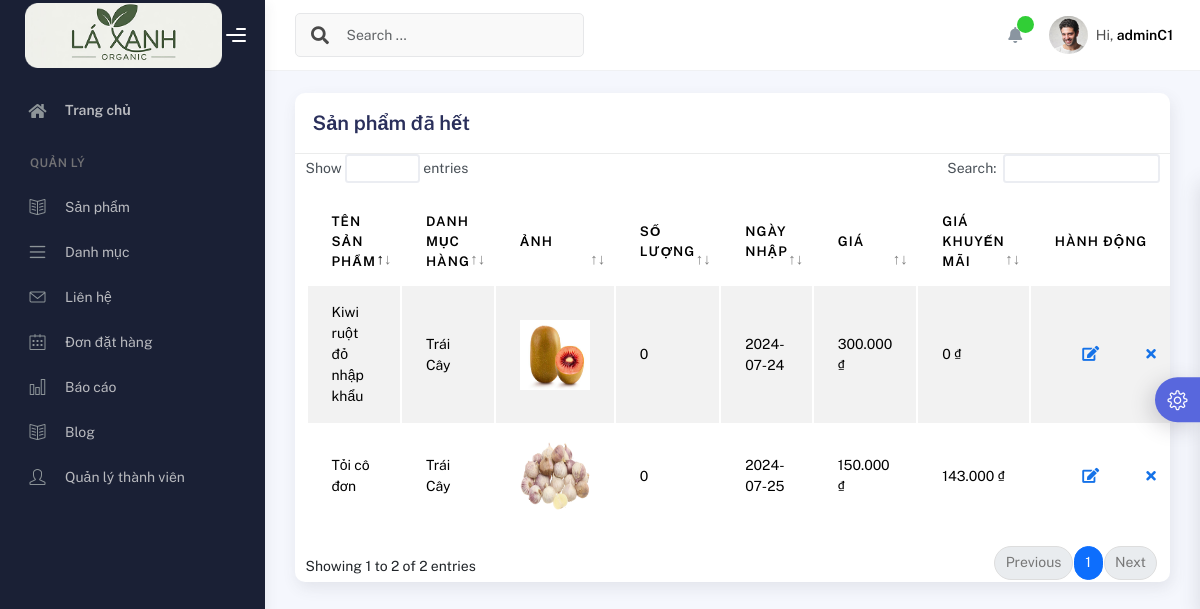
Page /Admin/Report.php (signed in) on the committed database.
### tables this page shows
CREATE TABLE `user_admin` (
  `id` int(50) NOT NULL,
  `username` varchar(50) NOT NULL,
  `password` varchar(60) NOT NULL,
  `email` varchar(50) NOT NULL,
  `phone` int(11) NOT NULL,
  `role` varchar(20) NOT NULL
);

CREATE TABLE `product` (
  `id_pro` int(11) NOT NULL,
  `name_pro` varchar(50) NOT NULL,
  `category` varchar(20) NOT NULL,
  `image` varchar(100) NOT NULL,
  `quantity` float NOT NULL,
  `date` date NOT NULL,
  `price` int(10) NOT NULL,
  `price_sale` int(11) DEFAULT NULL,
  `description` varchar(5000) DEFAULT NULL
);

### Admin/control.php (called while the page is built, shortened)
<?php
    include("connect.php");
    class data_user{
    public function select_admin($user)
    {
        global $conn;
        $sql = "SELECT * FROM `user_admin` WHERE username='$user'";
        $run = mysqli_query($conn, $sql);
        return $run;
    }
    }
class data
{
    public function select_product()
    {
        global $conn;
        $sql = "select * from product";
        $run = mysqli_query($conn, $sql);
        return $run;
    }
}
?>

### Admin/Report.php (the view, shortened to what this page needs)
<?php
include ("control.php");
$get_data = new data(); $get_user = new data_user();
 ?>
<!DOCTYPE html>
<html lang="en">
<head>
  <link rel="stylesheet" href="assets/css/bootstrap.min.css" />
    <link rel="stylesheet" href="assets/css/plugins.min.css" />
    <link rel="stylesheet" href="assets/css/kaiadmin.min.css" />
    <link rel="stylesheet" href="assets/css/demo.css" />
</head>
<body>
    <div class="wrapper">
        <div class="sidebar" data-background-color="dark">
            <div class="sidebar-logo">
                <div class="logo-header" data-background-color="dark">
                    <a href="index.php" class="logo">
                        <img src="assets/img/kaiadmin/logo1.png" alt="navbar brand" class="navbar-brand"
                            height="20" />
                    </a>
                    <div class="nav-toggle">
                        <button class="btn btn-toggle toggle-sidebar">
                            <i class="gg-menu-right"></i>
                        </button>
                    </div>
                </div>
            </div>
            <div class="sidebar-wrapper scrollbar scrollbar-inner">
                <div class="sidebar-content">
                    <ul class="nav nav-secondary">
                        <li class="nav-item">
                            <a href="index.php" class="collapsed" aria-expanded="false">
                                <i class="fas fa-home"></i>
                                <p>Trang chủ</p>
                            </a>
                        </li>
                        <li class="nav-section">
                            <h4 class="text-section">Quản lý</h4>
                        </li>
                        <li class="nav-item">
                            <a href="Product.php">
                                <i class="icon-book-open"></i>
                                <span class="sub-item">Sản phẩm</span>
                            </a>
                        </li>
                        <li class="nav-item">
                            <a href="Category.php">
                                <i class="icon-menu"></i>
                                <span class="sub-item">Danh mục</span>
                            </a>
                        </li>
                        <li class="nav-item">
                            <a href="Contact.php">
                                <i class="icon-envelope"></i>
                                <span class="sub-item">Liên hệ</span>
                            </a>
                        </li>
                        <li class="nav-item">
                            <a href="Order.php">
                                <i class="icon-calendar"></i>
                                <span class="sub-item">Đơn đặt hàng</span>
                            </a>
                        </li>
                        <li class="nav-item">
                            <a href="Report.php">
                                <i class="icon-chart"></i>
                                <span class="sub-item">Báo cáo</span>
                            </a>
                        </li>
                        <li class="nav-item">
                            <a href="Blog.php">
                                <i class="icon-book-open"></i>
                                <span class="sub-item">Blog</span>
                            </a>
                        </li>
                        <li class="nav-item">
                            <a href="User.php">
                                <i class="icon-user"></i>
                                <span class="sub-item">Quản lý thành viên</span>
                            </a>
                        </li>
                    </ul>
                </div>
            </div>
        </div>
        <div class="main-panel">
            <div class="main-header">
                <nav class="navbar navbar-header navbar-header-transparent navbar-expand-lg border-bottom">
                    <div class="container-fluid">
                        <nav
                            class="navbar navbar-header-left navbar-expand-lg navbar-form nav-search p-0 d-none d-lg-flex">
                            <div class="input-group">
                                <div class="input-group-prepend">
                                    <button type="submit" class="btn btn-search pe-1">
                                        <i class="fa fa-search search-icon"></i>
                                    </button>
                                </div>
                                <input type="text" placeholder="Search ..." class="form-control" />
                            </div>
                        </nav>
                        <ul class="navbar-nav topbar-nav ms-md-auto align-items-center">
                            <li class="nav-item topbar-icon dropdown hidden-caret">
                                <a class="nav-link dropdown-toggle" href="#" id="notifDropdown" role="button"
                                    data-bs-toggle="dropdown" aria-haspopup="true" aria-expanded="false">
                                    <i class="fa fa-bell"></i>
                                    <span class="notification"></span>
                                </a>
                            </li>
                            <li class="nav-item topbar-user dropdown hidden-caret">
                                <?php if (isset($_SESSION['user'])) {
                    $select_admin = $get_user->select_admin($_SESSION['user']);
                    foreach ($select_admin as $se) { ?>
                                <a class="dropdown-toggle profile-pic" data-bs-toggle="dropdown" href="#"
                                    aria-expanded="false">
                                    <div class="avatar-sm">
                                        <img src="assets/img/profile.jpg" alt="..." class="avatar-img rounded-circle" />
                                    </div>
                                    <span class="profile-username">
                                        <span class="op-7">Hi,</span>
                                        <span class="fw-bold"><?php echo $se['username'] ?></span>
                                    </span>
                                </a>
                                <?php }
                  }else{
                    ?>
                                <span class="fw-bold"><a href="login.php">Đăng nhập</a></span>
                                <?php } ?>
                            </li>
                        </ul>
                    </div>
                </nav>
            </div>
            <div class="container">
                <div class="page-inner">
                    <div class="row">
                        <div class="col-md-12">
                            <div class="card">
                                <div class="card-header">
                                    <div class="d-flex align-items-center">
                                        <h4 class="card-title">Sản phẩm đã hết</h4>
                                    </div>
                                </div>
                                <div class="table-responsive">
                                    <table id="add-row" class="display table table-striped table-hover">
                                        <thead>
                                            <tr>
                                                <th>Tên sản phẩm</th>
                                                <th>Danh mục hàng</th>
                                                <th>Ảnh</th>
                                                <th>Số lượng</th>
                                                <th>Ngày nhập</th>
                                                <th>Giá</th>
                                                <th>Giá khuyến mãi</th>
                                                <th style="width: 10%">Hành động</th>
                                            </tr>
                                        </thead>
                                        <tbody>
                                            <?php
                          $select_pro =$get_data->select_product() ;
                          foreach ($select_pro as $se_pro) {
                            if ($se_pro['quantity'] <= 0) {
                              ?>
                                            <tr>
                                                <td><?php echo $se_pro['name_pro'] ?></td>
                                                <td><?php echo $se_pro['category'] ?></td>
                                                <td><img width="70px" height="70px"
                                                        src="upload/<?php echo $se_pro['image'] ?>"
                                                        alt="<?php echo $se_pro['name_pro'] ?>"></td>
                                                <td><?php echo $se_pro['quantity'] ?></td>
                                                <td><?php echo $se_pro['date'] ?></td>
                                                <td><?php $price = $se_pro['price'];
                            $formatted_price = number_format($price, 0, ',', '.');
                            echo $formatted_price . ' ₫'; ?></td>
                                                <td><?php $price = $se_pro['price_sale'];
                            $formatted_price = number_format($price, 0, ',', '.');
                            echo $formatted_price . ' ₫'; ?></td>
                                                <td>
                                                    <div class="form-button-action">
                                                        <button type="button" data-bs-toggle="modal"
                                                            data-bs-target="#updateRowModal"
                                                            class="btn btn-link btn-primary btn-lg">
                                                            <a href="updateProduct.php?id_pro=<?php echo $se_pro['id_pro'] ?>"
                                                                class="fa fa-edit"></a>
                                                        </button>
                                                        <button type="button" data-bs-toggle="tooltip" title=""
                                                            class="btn btn-link btn-danger"
                                                            data-original-title="Remove">
                                                            <a href="deleteProduct.php?del=<?php echo $se_pro['id_pro'] ?>"
                                                                onClick="if(confirm('Bạn có chắc chắn muốn xoá')) return true; else return false;"
                                                                class="fa fa-times"></a>
                                                        </button>
                                                    </div>
                                                </td>
                                            </tr>
                                            <?php }
                          } ?>
                                        </tbody>
                                    </table>
                                </div>
                            </div>
                        </div>
                    </div>
                </div>
            </div>
        </div>
    </div>
    <div class="custom-template">
        <div class="custom-toggle">
            <i class="icon-settings"></i>
        </div>
    </div>
</body>
</html>

### Admin/assets/css/demo.css (style rules this page uses)
.custom-template { position: fixed; top: 50%; transform: translateY(-50%); right: -325px; width: 325px; height: max-content; display: block; z-index: 1; background: #ffffff; transition: all .3s; z-index: 1003; box-shadow: -1px 1px 20px rgba(69, 65, 78, 0.15); border-top-left-radius: 5px; border-bottom-left-radius: 5px; transition: all .5s; }
.custom-template .custom-toggle { position: absolute; width: 45px; height: 45px; background: #5867dd; top: 50%; left: -45px; transform: translateY(-50%); display: flex; align-items: center; justify-content: center; text-align: center; border-top-left-radius: 30px; border-bottom-left-radius: 30px; cursor: pointer; color: #ffffff; box-shadow: -5px 5px 20px rgba(69, 65, 78, 0.21); }
.custom-template .custom-toggle i { font-size: 20px; animation: 1.3s spin linear infinite; }

### Admin/Report.php (style rules this page uses)
.sidebar-logo .logo-header .logo img.navbar-brand { height: 65px !important; width: auto; }
.main-header-logo .logo-header .logo img.navbar-brand { height: 30px !important; width: auto; }

### rows in the picture
user_admin: username "adminC1"
product: name_pro "Kiwi ruột đỏ nhập khẩu", category "Trái Cây", image (picture), quantity "0", date "2024-07-24", price "300.000", formatted_price "0"
product: name_pro "Tỏi cô đơn", category "Trái Cây", image (picture), quantity "0", date "2024-07-25", price "150.000", price_sale "143.000"
